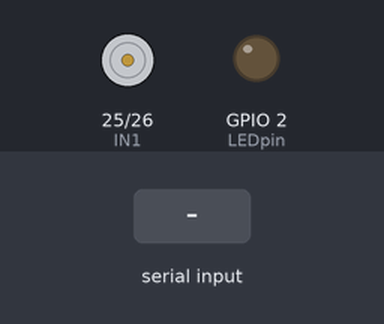
Bench run of a sketch on a simulated ESP32. Parts: motor-driver pin pairs drawn as motors (green arrow = first pin HIGH = forward, orange = second pin HIGH = backward, longer = more drive), output pins drawn as LEDs (lit = HIGH). Inputs (shaded band) come from the test bench.

Above: at 1.2 s.
1.3 s: "90,45\n" received over Serial
At 2.1 s:
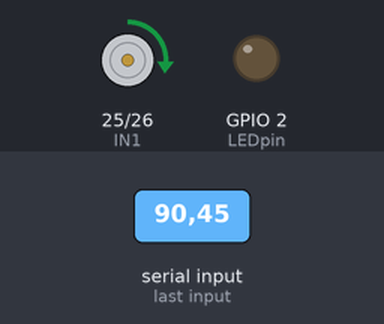
3.8 s: "30,150\n" received over Serial
At 4.2 s:
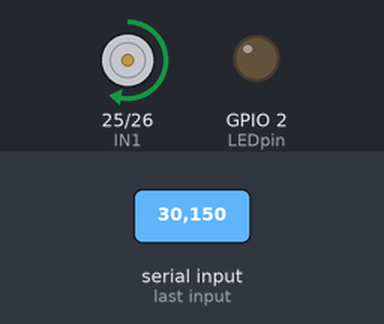
6.3 s: "200\n" received over Serial
At 7.1 s:
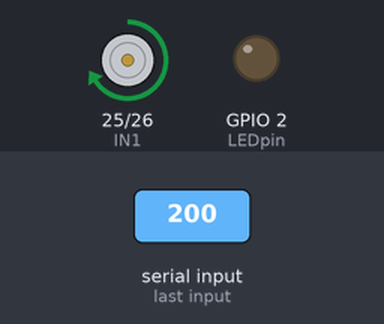
Timing chart, 0 to 9.3 s (numbered marks = the images above; inputs shaded):
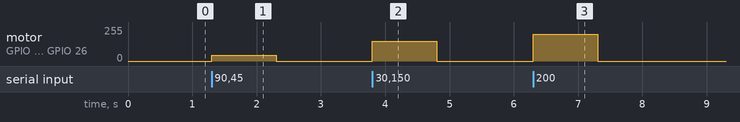

Measured:
- after the input at 1.3 s, motor on GPIO 25 (IN1) / GPIO 26 (IN2): stopped → forward 45/255 at once, → stopped 1.0 s later
- after the input at 3.8 s, motor on GPIO 25 (IN1) / GPIO 26 (IN2): stopped → forward 149/255 at once, → stopped 1.0 s later
- after the input at 6.3 s, motor on GPIO 25 (IN1) / GPIO 26 (IN2): stopped → forward 199/255 at once, → stopped 1.0 s later

The sketch:

Listing13-4.ino
```cpp
/*******************************************************************************
 * Sketch name: DC motor speed and Hall effect sensor
 * Description:
 * Created on:  February 2023
 * Author:      Neil Cameron
 * Book:        ESP32 Communication
 * Chapter :    13 - Remote control motors
 ******************************************************************************/

int IN1 = 25, IN2 = 26;          // DC motor control input pins
int chan = 1, chanNull = 2;       // ledc channel numbers
int duty, freq = 1000, resol = 8;     // PWM frequency, 8-bit PWM
unsigned long revol, last = 0;
int hallThresh = 60;           // Hall effect threshold
int hall, hallState = LOW, oldState = LOW, RPM;
int LEDpin = 2;           // ESP32 module LED pin

void setup()
{
  Serial.begin(115200);         // Serial Monitor baud rate
  ledcAttachPin(IN1, chan);       // allocate ledc channels to GPIO
  ledcAttachPin(IN2, chanNull);
  ledcSetup(chan, freq, resol);     // square wave for each channel
  ledcSetup(chanNull, freq, resol);
  pinMode(LEDpin, OUTPUT);        // define LED pin as OUTPUT
}

void loop()
{
  if(Serial.available())        // value entered on Serial Monitor
  {
    duty = Serial.parseInt();       // convert to integer
    ledcWrite(chan, duty);        // generate PWM signal
    ledcWrite(chanNull, 0);       // channel with no signal
  }
  hall = hallRead();          // read Hall effect sensor
  if(hall < hallThresh) hallState = LOW;    // low Hall effect value detected
  else hallState = HIGH;        // Hall effect value > threshold
  if(hallState == HIGH && oldState == LOW)  // change in state
  {
    revol = millis() - last;        // revolution time (ms)
    if(revol < 100) return;       // 100 ms equivalent to 600 RPM
    last = millis();          // update time of last state change
    RPM = 60000.0/revol;        // determine motor speed
    Serial.printf("duty %d revol %d RPM %d \n", duty, revol, RPM);
    digitalWrite(LEDpin, !digitalRead(LEDpin)); // alternate LED state
  }
  oldState = hallState;         // update change state
}
```
